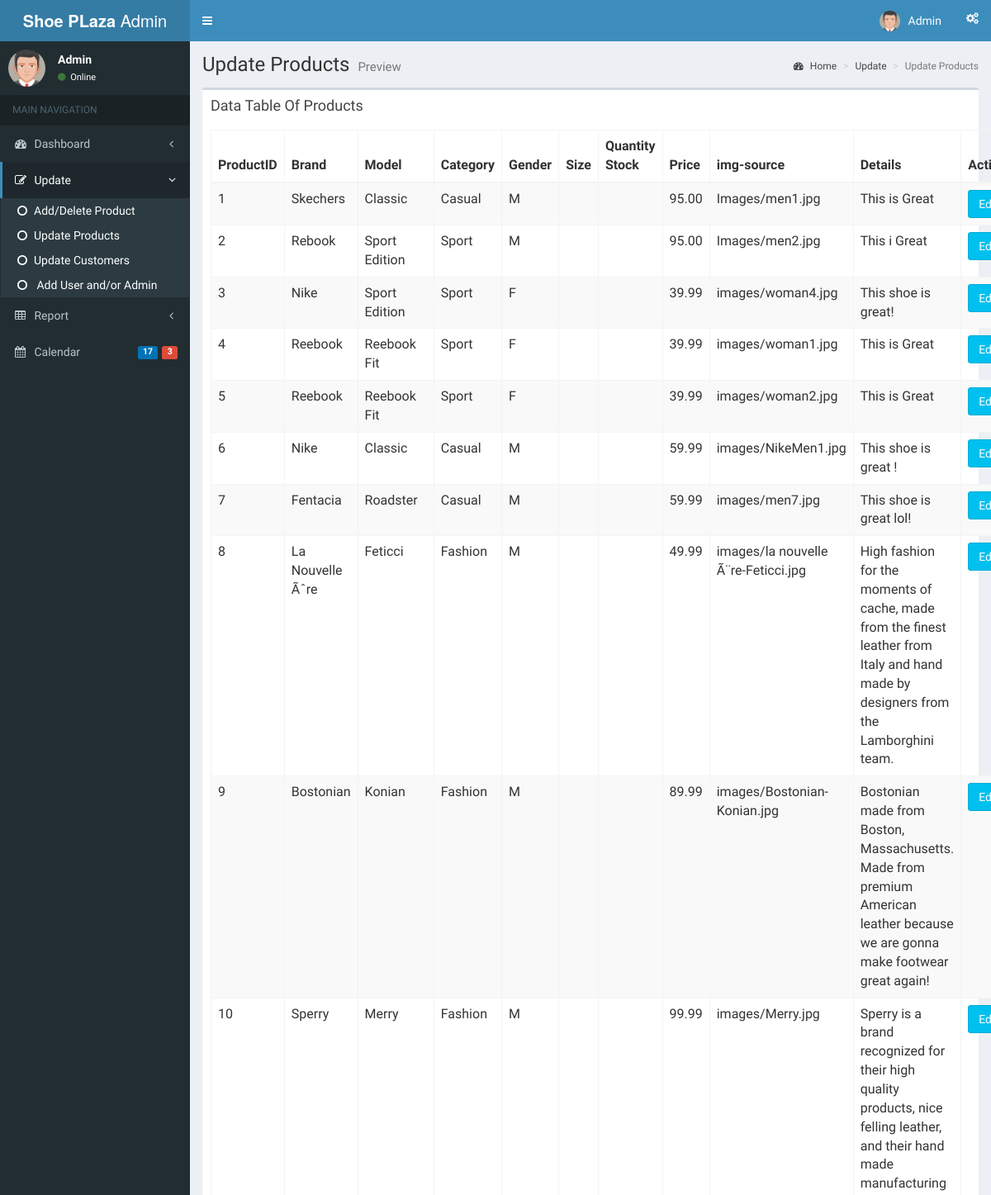
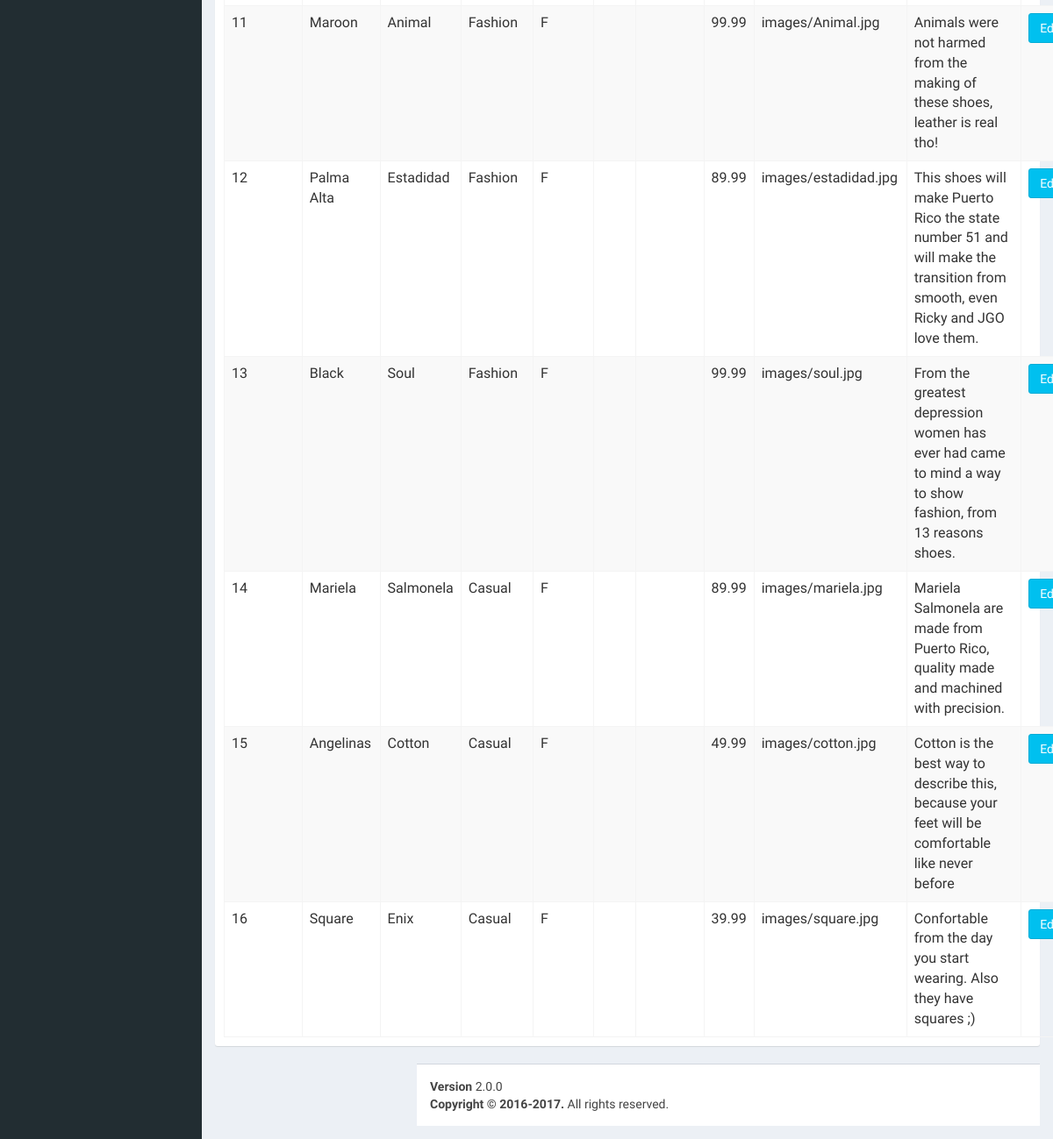
Page /admin/pages/forms/general3.php on the committed database (2 pictures, top to bottom).
### tables this page shows
CREATE TABLE `shoe` (
  `ProductID` int(10) NOT NULL,
  `Brand` char(25) NOT NULL,
  `Model` char(25) NOT NULL,
  `Category` varchar(25) NOT NULL,
  `Gender` char(1) NOT NULL,
  `6` int(10) NOT NULL,
  `7` int(10) NOT NULL,
  `8` int(10) NOT NULL,
  `9` int(10) NOT NULL,
  `10` int(10) NOT NULL,
  `Price` float(5,2) NOT NULL,
  `img-source` varchar(255) NOT NULL,
  `Details` varchar(255) NOT NULL
);

### admin/pages/forms/general3.php (the view, shortened to what this page needs)
<?php
include 'recycle/topbar.php';
$db =  new mysqli("localhost", "root", "", "shoeplaza") or die("Unable to connect");
?>
  <div class="content-wrapper">
    <section class="content-header">
      <h1>
        Update Products
        <small>Preview</small>
      </h1>
      <ol class="breadcrumb">
        <li><a href="#"><i class="fa fa-dashboard"></i> Home</a></li>
        <li><a href="#">Update</a></li>
        <li class="active">Update Products</li>
      </ol>
    </section>
    <section class="content">
          <div class="box">
            <div class="box-header">
              <h3 class="box-title">Data Table Of Products</h3>
            </div>
            <div class="box-body">
                  <?php
                  $sql ="SELECT * FROM shoe";
                  $result=mysqli_query($db,$sql);
                  ?>
            <table class="table table-bordered table-striped">
                  <thead>
                  <form method="post" action="editors.php">
                  <tr>
                  <th>ProductID</th>
                  <th>Brand</th>
                  <th>Model</th>
                  <th>Category</th>
                  <th>Gender</th>
                  <th>Size</th>
                  <th>Quantity Stock</th>
                  <th>Price</th>
                  <th>img-source</th>
                  <th>Details</th>
                  <th>Action</th>
                  </tr>
                  </thead>
                  <tbody>
                 <?php
                  while ($row =mysqli_fetch_array($result)) {
                    ?>
                    <tr>
                    <td><?php echo $row["ProductID"]; ?></td>
                    <td><?php echo $row["Brand"]; ?></td>
                    <td><?php echo $row["Model"]; ?></td>
                    <td><?php echo $row["Category"]; ?></td>
                    <td><?php echo $row["Gender"]; ?></td>
                    <td><?php echo $row["Size"]; ?></td>
                    <td><?php echo $row["Quantity_Stock"];?></td>
                    <td><?php echo $row["Price"]; ?></td>
                    <td><?php echo $row["img-source"]; ?></td>
                    <td><?php echo $row["Details"]; ?></td>
                    <td> <button class="btn btn-info"name="edit" value=" <?= $row['ProductID'] ?>"> Edit</button></td>
                    </tr>
              <?php } ?>
                  </table>
            </div>
          </div>
  <?php include 'recycle/footer.php'; ?>
</body>
</html>

### rows in the picture
shoe: ProductID "1", Brand "Skechers", Model "Classic", Category "Casual", Gender "M", Price "95.00", value "Images/men1.jpg", Details "This is Great"
shoe: ProductID "2", Brand "Rebook", Model "Sport Edition", Category "Sport", Gender "M", Price "95.00", value "Images/men2.jpg", Details "This i Great"
shoe: ProductID "3", Brand "Nike", Model "Sport Edition", Category "Sport", Gender "F", Price "39.99", value "images/woman4.jpg", Details "This shoe is great!"
shoe: ProductID "4", Brand "Reebook", Model "Reebook Fit", Category "Sport", Gender "F", Price "39.99", value "images/woman1.jpg", Details "This is Great"
shoe: ProductID "5", Brand "Reebook", Model "Reebook Fit", Category "Sport", Gender "F", Price "39.99", value "images/woman2.jpg", Details "This is Great"
shoe: ProductID "6", Brand "Nike", Model "Classic", Category "Casual", Gender "M", Price "59.99", value "images/NikeMen1.jpg", Details "This shoe is great !"
shoe: ProductID "7", Brand "Fentacia", Model "Roadster", Category "Casual", Gender "M", Price "59.99", value "images/men7.jpg", Details "This shoe is great lol!"
shoe: ProductID "8", Brand "La Nouvelle Ãˆre", Model "Feticci", Category "Fashion", Gender "M", Price "49.99", value "images/la nouvelle Ã¨re-Feticci.jpg", Details "High fashion for the moments of cache, made from the finest leather from Italy and hand made by designers from the Lamborghini team."
shoe: ProductID "9", Brand "Bostonian", Model "Konian", Category "Fashion", Gender "M", Price "89.99", value "images/Bostonian-Konian.jpg", Details "Bostonian made from Boston, Massachusetts. Made from premium American leather because we are gonna make footwear great again!"
shoe: ProductID "10", Brand "Sperry", Model "Merry", Category "Fashion", Gender "M", Price "99.99", value "images/Merry.jpg", Details "Sperry is a brand recognized for their high quality products, nice felling leather, and their hand made manufacturing"
shoe: ProductID "11", Brand "Maroon", Model "Animal", Category "Fashion", Gender "F", Price "99.99", value "images/Animal.jpg", Details "Animals were not harmed from the making of these shoes, leather is real tho!"
shoe: ProductID "12", Brand "Palma Alta", Model "Estadidad", Category "Fashion", Gender "F", Price "89.99", value "images/estadidad.jpg", Details "This shoes will make Puerto Rico the state number 51 and will make the transition from smooth, even Ricky and JGO love them."
shoe: ProductID "13", Brand "Black", Model "Soul", Category "Fashion", Gender "F", Price "99.99", value "images/soul.jpg", Details "From the greatest depression women has ever had came to mind a way to show fashion, from 13 reasons shoes."
shoe: ProductID "14", Brand "Mariela", Model "Salmonela", Category "Casual", Gender "F", Price "89.99", value "images/mariela.jpg", Details "Mariela Salmonela are made from Puerto Rico, quality made and machined with precision."
shoe: ProductID "15", Brand "Angelinas", Model "Cotton", Category "Casual", Gender "F", Price "49.99", value "images/cotton.jpg", Details "Cotton is the best way to describe this, because your feet will be comfortable like never before"
shoe: ProductID "16", Brand "Square", Model "Enix", Category "Casual", Gender "F", Price "39.99", value "images/square.jpg", Details "Confortable from the day you start wearing. Also they have squares ;)"
